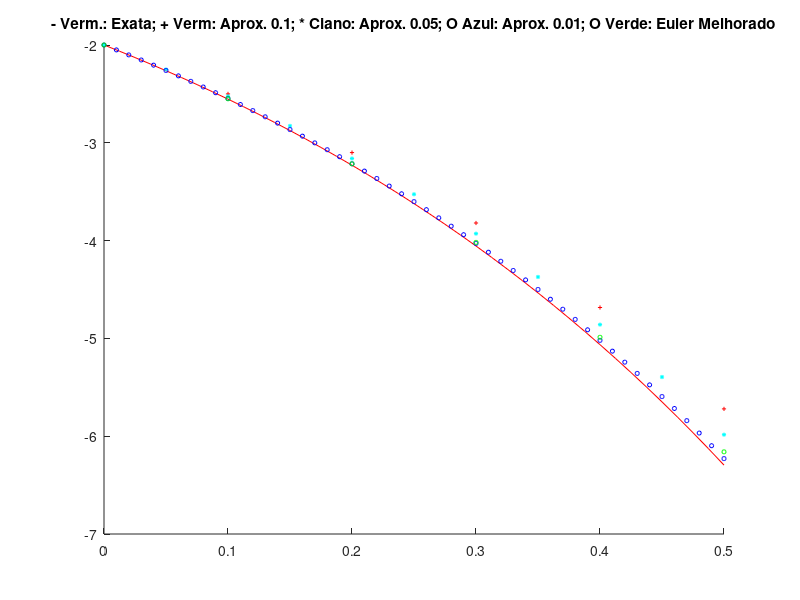

Recreate this plot in MATLAB.
disp("Método de Euler para resolução aproximada de EDOs:");
disp("y' = 2y - 1, t in (a, b]");
disp("y(a) = -2");

clear all
clc

y0 = -2;
a  = 0;
b  = 0.5;
ha = 0.1;
hb = 0.05;
hc = 0.01;

N1a = (b - a)/ha;
N1b = (b - a)/hb;
N1c = (b - a)/hc;
N2  = 10*(N1a-1);

phi(1) = y0;
ya(1)  = y0;
xa(1)  = y0;
yb(1)  = y0;
yc(1)  = y0;

t1a = linspace(a, b, N1a+1);
t1b = linspace(a, b, N1b+1);
t1c = linspace(a, b, N1c+1);
t2  = linspace(a, b, N2+1 );


for i = 1:N2
    phi(i+1) = 1/2 - 5/2*exp(2*t2(i+1));
end

for i = 1:N1a
    t = t1a(i); y = ya(i); h = ha;

    ya(i+1) = y + (2*y - 1)*h;
    xa(i+1) = xa(i) + ((2*xa(i) - 1)+(2*ya(i+1) - 1))*h/2;
end

for i = 1:N1b
    t = t1b(i); y = yb(i); h = hb;

    yb(i+1) = y + (2*y - 1)*h;
end

for i = 1:N1c
    t = t1c(i); y = yc(i); h = hc;

    yc(i+1) = y + (2*y - 1)*h;
end

hold on
plot(t2, phi,"-r")
plot(t1a, ya, "r+", "markersize", 3)
plot(t1b, yb, "c*", "markersize", 3)
plot(t1c, yc, "ob", "markersize", 3)
plot(t1a, xa, "og", "markersize", 3);
hold off

title('- Verm.: Exata; + Verm: Aprox. 0.1; * Ciano: Aprox. 0.05; O Azul: Aprox. 0.01; O Verde: Euler Melhorado');
